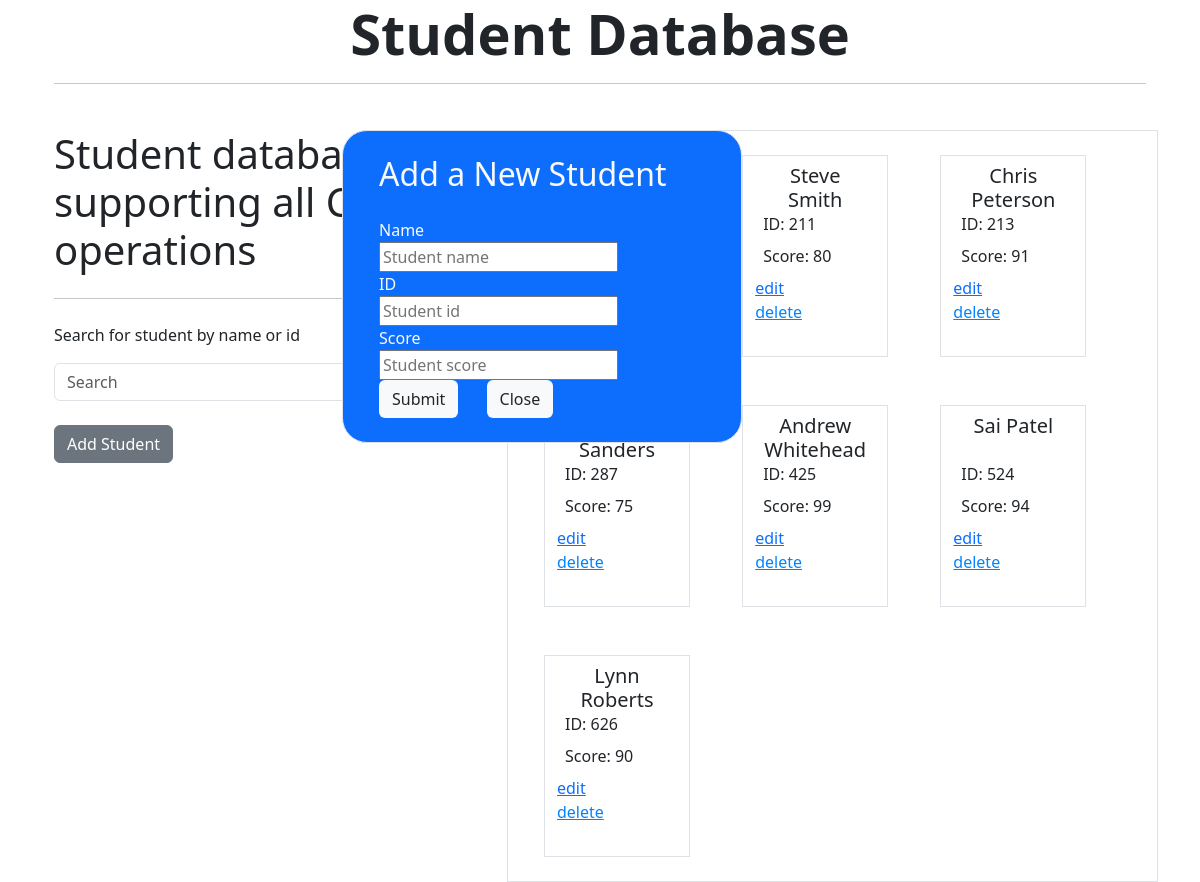
The app's page /addStudent with its own data.
### tables this page shows
CREATE TABLE students (
    id INTEGER NOT NULL PRIMARY KEY,
	student_name TEXT NOT NULL,
    points INTEGER
);

### app.py (the view, shortened to what this page needs)
@app.route("/addStudent", methods=('GET', 'POST'))
def addStudent():
    db = db_connect()
    students = db.execute('SELECT * FROM students').fetchall()
    db.close()
    return render_template("addStudent.html", students=students)

### app.py (called while the page is built)
def db_connect():
    dbcnct = sqlite3.connect('student.db')
    dbcnct.row_factory = sqlite3.Row
    return dbcnct

### templates/addStudent.html
{% extends 'interface.html' %}
{% block div %}
<div style="z-index: 9; position: fixed; width: 100%; height: 100%;">
    <div class="row">
        <div class="col-3"></div>
        <div class="col-4 border bg-primary" style="border-radius: 25px;">
            <h2 class="text-light m-4">{% block title %} Add a New Student {% endblock %}</h2>
            <form class="m-4" method="post">
                <label class="text-light" for="name">Name</label>
                <br>
                <input type="text" name="name"
                    placeholder="Student name"
                    value="{{ request.form['name'] }}"></input>
                <br>
                <label class="text-light" for="id">ID</label>
                <br>
                <input type="text" name="id"
                    placeholder="Student id"
                    value="{{ request.form['id'] }}"></input>
                <br>
                <label class="text-light" for="score">Score</label>
                <br>
                <input type="text" name="score"
                    placeholder="Student score"
                    value="{{ request.form['score'] }}"></input>
                <br>
                <span>
                    <button class="btn bg-light" type="submit">Submit</button>
                    <a class="btn bg-light" type="submit" style="margin-left: 2vw;" href="/">Close</a>
                </span>
            </form>
        </div>
        <div class="col-3"></div>
    </div>
</div>
{% endblock %}

### templates/interface.html
{% extends 'layout.html' %}
{% block body %}
<div class="row">
    <div class="col-5">
        <div>
            <h1 class="display-6">Student database supporting all CRUD operations</h1>
            <hr class="my-4">
            <p>Search for student by name or id</p>
            <form action="{{ url_for('getStudent') }}" method="post">
                <div class="input-group">
                    <input type="text" name="search" class="form-control" placeholder="Search" aria-label="Search" value="{{ request.form['search'] }}">
                    <div class="input-group-append">
                        <button class="btn btn-outline-success my-2 my-sm-0" type="submit">Search</button>
                    </div>
                </div>
            </form>
            <div class="mt-4">
                <a class="btn btn-secondary" href="/addStudent">Add Student</a>
            </div>
        </div>
    </div>
    <div class="col-7 container border">
        {% for student in students %}
            <div class="d-inline-block m-4 border">
                <div class="container" style="width: 12vw; height: 25vh;">
                    <span style="position:absolute; width:10vw">
                    <h5 class="text-center m-2">{{ student['student_name'] }}</h5>
                    </span>
                    <br><br>
                    <p class="m-2">ID: {{ student['id'] }}</p>
                    <p class="m-2">Score: {{ student['points'] }}</p>
                    <span style="width: 12vw;">
                        <form action="{{ url_for('deleteStudent', id=student['id']) }}" method="POST">
                            <a href="{{ url_for('editStudent', id=student['id']) }}" style="margin-right: 4vw;">edit</a>
                            <input class="btn-link" type="submit" value="delete" style="background: none; border: none; padding: 0; color: rgb(1, 132, 255);" onmouseover="this.style.color='#069';" onmouseout="this.style.color='rgb(1, 132, 255)';"
                                    onclick="return confirm('Are you sure you want to delete this student?')">
                        </form>
                    </span>
                </div>
            </div>
        {% endfor %}
    </div>
    {% block div %}
    {% endblock %}
</div>
{% endblock %}

### records on screen
students: student_name "Steve Smith", id "211", points "80"
students: student_name "Chris Peterson", id "213", points "91"
students: id "287", points "75"
students: student_name "Andrew Whitehead", id "425", points "99"
students: student_name "Sai Patel", id "524", points "94"
students: student_name "Lynn Roberts", id "626", points "90"
